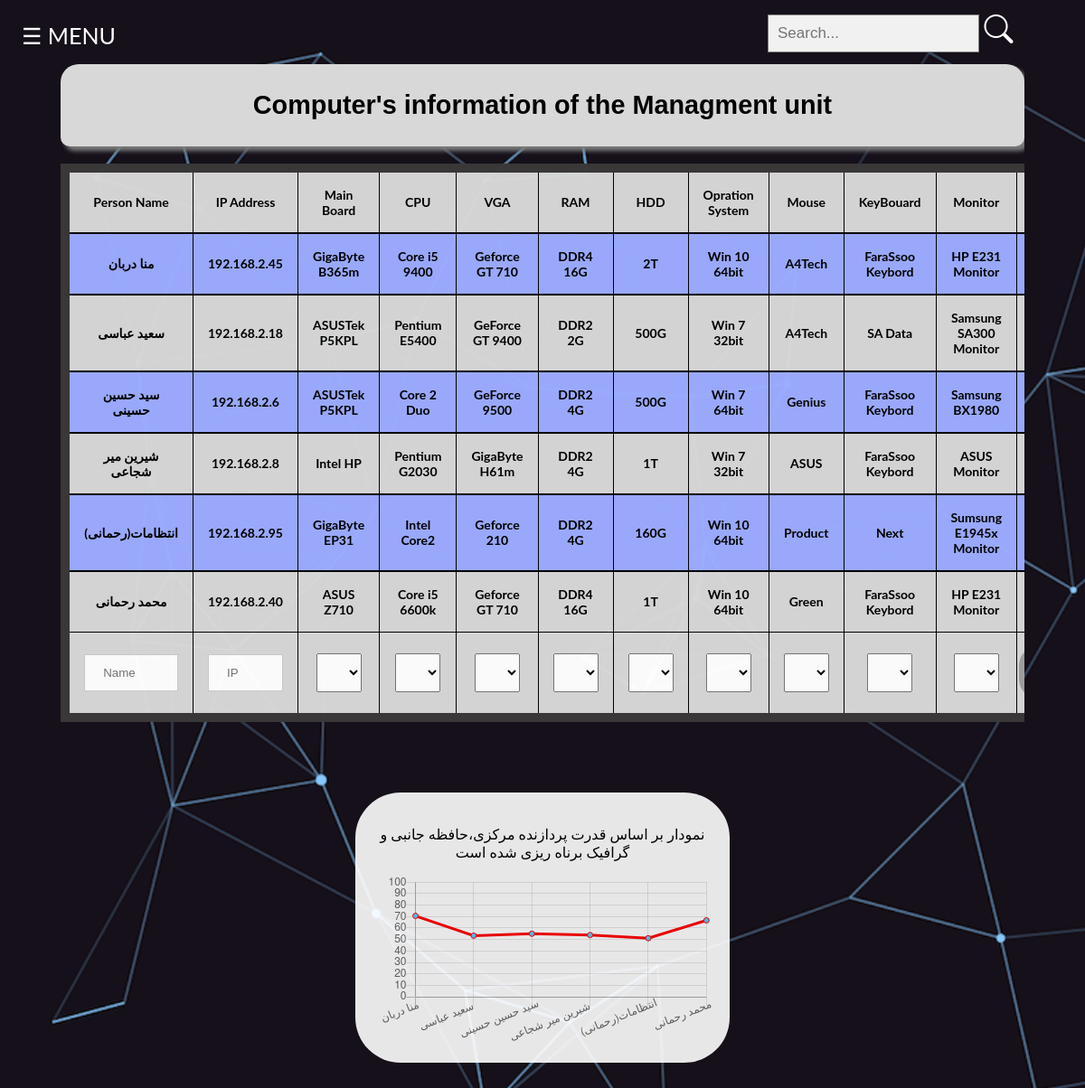
The page /Managment.php (signed in) on the database its author committed.
### tables this page shows
CREATE TABLE IF NOT EXISTS `accessories` (
  `id` int NOT NULL AUTO_INCREMENT,
  `user_fullname` varchar(50) NOT NULL,
  `ipAddress` varchar(50) NOT NULL,
  `mainBoard` varchar(50) NOT NULL,
  `cpu` varchar(50) NOT NULL,
  `VGA` varchar(50) NOT NULL,
  `RAM` varchar(50) NOT NULL,
  `HDD` varchar(50) NOT NULL,
  `Opration_System` varchar(50) NOT NULL,
  `Mouse` varchar(50) NOT NULL,
  `KeyBouard` varchar(50) NOT NULL,
  `Monitor` varchar(50) NOT NULL,
  `department` varchar(50) NOT NULL,
  `reg_username` varchar(30) NOT NULL,
  PRIMARY KEY (`id`)
);

### base.php (called while the page is built, shortened)
<?php
$curPageName = substr($_SERVER["SCRIPT_NAME"], strrpos($_SERVER["SCRIPT_NAME"], "/") + 1);
if (isset($_COOKIE['user'])) {
    $user_acount = $_COOKIE['user'];
} else {
    if ($curPageName != "Login.php") {
        header("Location: Login.php");
        die();
    }
}

### Managment.php (the view, shortened to what this page needs)
<!DOCTYPE html>
<?php
include "init.php";
?>
<link rel="stylesheet" href="https://cdn.jsdelivr.net/npm/bootstrap-icons@1.3.0/font/bootstrap-icons.css">
<head>
  <link href="style/style.css" rel="stylesheet" type="text/css" />
</head>
<body class="bodyMan">
  <div class="searchbox">
    <form id="search" class="search" action="" method="post">
      <input id="inputSearch" type="text" placeholder="Search..." name="inputSearch">
      <span id="btnsearch">
        <i type class="bi bi-search"></i>
      </span>
    </form>
  </div>
  <div id="main">
    <span id="menubtn" style="font-size:25px;cursor:pointer">&#9776; MENU</span>
  </div>
  <div class="boxtable">
    <div class="divheaderTable">
      <h2>Computer's information of the Managment unit </h2>
    </div>
    <br>
    <table>
      <tr>
        <th>Person Name</th>
        <th>IP Address</th>
        <th>Main Board</th>
        <th>CPU</th>
        <th>VGA</th>
        <th>RAM</th>
        <th>HDD</th>
        <th>Opration System</th>
        <th>Mouse</th>
        <th>KeyBouard</th>
        <th>Monitor</th>
        <th>Edit/Delete</th>
      </tr>
      <?php
      $conn = new mysqli($serverName, $userName, $password, $dbName);
      $sql_q = "SELECT * FROM `product`";
      $result = $conn->query($sql_q);
      if ($result->num_rows > 0) {
        $i = 0;
        while ($row = $result->fetch_assoc()) {
          $product_array[$i] = array();
          $product_array[$i]['id'] = $row['id'];
          $product_array[$i]['name'] = $row['name'];
          $product_array[$i]['type'] = $row['type'];
          $product_array[$i]['score'] = $row['score'];
          $i++;
        }
      }
      if (!isset($_POST['inputSearch']) || $_POST['inputSearch'] == "") {
        $sql_q = "SELECT * FROM `accessories` where department='Managment' && reg_username='$user_acount'";
        $result = $conn->query($sql_q);
        if ($result->num_rows > 0) {
          while ($row = $result->fetch_assoc()) {
            $personName = $row['user_fullname'];
            $ipAddress =  $row['ipAddress'];
            $list_hardware = ['mainBoard', 'cpu', 'VGA', 'RAM', 'HDD', 'Opration_System', 'Mouse', 'KeyBouard', 'Monitor'];
            $hardware_name = [];
            foreach ($list_hardware as $hardware) {
              foreach ($product_array as $product) {
                if ($product['id'] == $row[$hardware]) {
                  $product_name = $product['name'];
                  break;
                }
              }
              $hardware_name[$hardware] = $product_name;
            }
            $mainBoard = $hardware_name['mainBoard'];
            $cpu =  $hardware_name['cpu'];
            $vga = $hardware_name['VGA'];
            $ram = $hardware_name['RAM'];
            $hdd = $hardware_name['HDD'];
            $oprationSystem = $hardware_name['Opration_System'];
            $mouse = $hardware_name['Mouse'];
            $keyBoard = $hardware_name['KeyBouard'];
            $monitor = $hardware_name['Monitor'];
            echo "<tr>\n";
            echo "<th>$personName</th>\n";
            echo "<th>$ipAddress</th>\n";
            echo "<th>$mainBoard</th>\n";
            echo "<th>$cpu</th>\n";
            echo "<th>$vga</th>\n";
            echo "<th>$ram</th>\n";
            echo "<th>$hdd</th>\n";
            echo "<th>$oprationSystem</th>\n";
            echo "<th>$mouse</th>\n";
            echo "<th>$keyBoard</th>\n";
            echo "<th>$monitor</th>\n";
            echo "<th>\n";
            echo "</th>\n";
            echo "</tr>\n";
          }
        }
      }
      ?>
      <form action="" method="post">
        <tr>
          <th>
            <input type="text" id="fname" name="fname" placeholder="Name" required>
          </th>
          <th>
            <input type="text" id="iplocal" name="iplocal" placeholder="IP" required>
          </th>
          <th>
            <?php
            echo "<select name='MainbordList' id='MainbordList'>";
            foreach ($product_array as $row) {
              $id = $row['id'];
              $name = $row['name'];
              $type = $row['type'];
              if ($type == "MainBoard") {
                echo "<option value='$id'>$name</option>";
              }
            }
            echo "</select>";
            ?>
          </th>
          <th>
            <?php
            echo "<select name='CpuList' id='CpuList'>";
            foreach ($product_array as $row) {
              $id = $row['id'];
              $name = $row['name'];
              $type = $row['type'];
              if ($type == "CPU") {
                echo "<option value='$id'>$name</option>";
              }
            }
            echo "</select>";
            ?>
          </th>
          <th>
            <?php
            echo "<select name='VGAList' id='VGAList'>";
            foreach ($product_array as $row) {
              $id = $row['id'];
              $name = $row['name'];
              $type = $row['type'];
              if ($type == "VGA") {
                echo "<option value='$id'>$name</option>";
              }
            }
            echo "</select>";
            ?>
          </th>
          <th>
            <?php
            echo "<select name='RAMList' id='RAMList'>";
            foreach ($product_array as $row) {
              $id = $row['id'];
              $name = $row['name'];
              $type = $row['type'];
              if ($type == "RAM") {
                echo "<option value='$id'>$name</option>";
              }
            }
            echo "</select>";
            ?>
          </th>
          <th>
            <?php
            echo "<select name='HDDList' id='HDDList'>";
            foreach ($product_array as $row) {
              $id = $row['id'];
              $name = $row['name'];
              $type = $row['type'];
              if ($type == "HDD") {
                echo "<option value='$id'>$name</option>";
              }
            }
            echo "</select>";
            ?>
          </th>
          <th>
            <?php
            echo "<select name='OsList' id='OsList'>";
            foreach ($product_array as $row) {
              $id = $row['id'];
              $name = $row['name'];
              $type = $row['type'];
              if ($type == "OprationSystem") {
                echo "<option value='$id'>$name</option>";
              }
            }
            echo "</select>";
            ?>
          </th>
          <th>
            <?php
            echo "<select name='MouseList' id='MouseList'>";
            foreach ($product_array as $row) {
              $id = $row['id'];
              $name = $row['name'];
              $type = $row['type'];
              if ($type == "Mouse") {
                echo "<option value='$id'>$name</option>";
              }
            }
            echo "</select>";
            ?>
          </th>
          <th>
            <?php
            echo "<select name='keyBoardList' id='keyBoardList'>";
            foreach ($product_array as $row) {
              $id = $row['id'];
              $name = $row['name'];
              $type = $row['type'];
              if ($type == "KeyBoard") {
                echo "<option value='$id'>$name</option>";
              }
            }
            echo "</select>";
            ?>
          </th>
          <th>
            <?php
            echo "<select name='MonitorList' id='MonitorList'>";
            foreach ($product_array as $row) {
              $id = $row['id'];
              $name = $row['name'];
              $type = $row['type'];
              if ($type == "Monitor") {
                echo "<option value='$id'>$name</option>";
              }
            }
            echo "</select>";
            ?>
          </th>
          <th class="editDeleteRow">
            <input class="buttonInsert3" type="submit" value="Insert Data">
          </th>
        </tr>
    </table>
    <br>
  </div>
  <div class="Chart">
    <p>نمودار بر اساس قدرت پردازنده مرکزی،حافظه جانبی و گرافیک برناه ریزی شده است</p>
    <canvas id="myChart" style="width:100%;max-width:1000px"></canvas>
    <?php
    $result = $conn->query($sql_q);
    $users = [];
    $scores = [];
    if ($result->num_rows > 0) {
      while ($row = $result->fetch_assoc()) {
        array_push($users, $row);
        $list_hardware = ['mainBoard', 'cpu', 'VGA', 'RAM', 'HDD', 'Opration_System', 'Mouse', 'KeyBouard', 'Monitor'];
        $sum_score = 0;
        foreach ($list_hardware as $item) {
          foreach ($product_array as $product) {
            if ($product['id'] == $row[$item]) {
              $sum_score += $product['score'];
            }
          }
        }
        $sum_score = ($sum_score) / 9;
        array_push($scores, $sum_score);
      }
    }
    ?>
    <script>
      <?php
      $txt = 'var xValues = [';
      foreach ($users as $user) {
        $name = $user['user_fullname'];
        $txt .= "'$name',";
      }
      $txt .= '];';
      echo $txt;
      $txt = 'var yValues = [';
      foreach ($scores as $score) {
        $txt .= "$score,";
      }
      $txt .= '];';
      echo $txt;
      ?>
      new Chart("myChart", {
        type: "line",
        data: {
          labels: xValues,
          datasets: [{
            fill: false,
            lineTension: 0,
            backgroundColor: "rgba(95,200,250,1.0)",
            borderColor: "rgba(255,0,0,1.0)",
            data: yValues
          }]
        },
        options: {
          legend: {
            display: false
          },
          scales: {
            yAxes: [{
              ticks: {
                min: 0,
                max: 100
              }
            }],
          }
        }
      });
    </script>
  </div>
</body>
</html>

### style/style.css (style rules this page uses)
body { background-image: url("../img/main_pic.jpg"); background-repeat: no-repeat; background-attachment: fixed; background-size: cover; border: 0px; opacity: 1; }
.bodyMan { background-image: url("../img/mainbg.png"); background-repeat: no-repeat; background-attachment: fixed; background-size: cover; border: 0px; opacity: 1; }
.buttonInsert3 { border: 0px solid rgb(94, 94, 94); border-radius: 20px 20px 20px 20px; padding: 20px; text-align: center; font-size: 1em; font-weight: bolder; font-family: 'Franklin Gothic Medium', 'Arial Narrow', Arial, sans-serif; background-color: rgb(156, 156, 156); opacity: 0.9; box-shadow: 10px 10px 5px rgb(66, 66, 66); display: block; }
body { font-family: Arial, Helvetica, sans-serif; }
input[type=text], input[type=password] { width: 100%; padding: 12px 20px; margin: 8px 0; display: inline-block; border: 1px solid #ccc; box-sizing: border-box; }
* { box-sizing: border-box; }
body { background-color: #474e5d; font-family: Helvetica, sans-serif; }
table { border-radius: 30px 30px 30px 30px; background-color: #d8d8d8; border-collapse: collapse; border-spacing: 0; width: 80%; border: 10px solid rgb(59, 57, 57); opacity: 0.98; font-size: 14px; }
th, td { text-align: center; padding: 16px; font-style: bold; border: 1px solid black; }
tr:nth-child(even) { background-color: rgb(157, 172, 255); border: 2px solid black; }
.boxtable { width: 90%; margin: 0 auto; overflow-x: auto; }
.divheaderTable { background-color: #d8d8d8; border-radius: 20px 20px 10px 10px; font-family: Verdana, Geneva, Tahoma, sans-serif; font-size: larger; padding: 5px; box-shadow: 5px 5px 5px rgb(124, 124, 124); text-align: center; }
.boxtable table { width: 90%; margin: 0 auto; overflow-x: auto; }
.Chart { background-color: rgb(255, 255, 255); text-align: center; margin: 5% auto 15% auto; width: 35%; height: auto; padding: 20px; border-radius: 50px 50px; opacity: 0.9; }
body { font-family: "Lato", sans-serif; transition: background-color 0.5s; }
#main { transition: margin-left 1.5s; padding: 16px; color: #ffffff; }
.editDeleteRow { padding: 2px; border-radius: 10px; }
.searchbox { font-family: Arial; }
form.search { float: right; max-width: 350px; padding-right: 50px; }
form.search input[type=text] { padding: 10px; font-size: 17px; border: 1px solid grey; float: left; width: 80%; background: #f1f1f1; }
form.search::after { content: ""; clear: both; display: table; }
#btnsearch { width: 50px; height: 50px; display: inline-block; margin-top: 7px; }
#btnsearch i { padding: 5px; font-size: 2rem; color: white; }
th select { padding: 12px 20px; width: 50px; }

### rows shown on the page
accessories: user_fullname "منا دربان", ipAddress "192.168.2.45", mainBoard "GigaByte B365m", cpu "Core i5 9400", vga "Geforce GT 710", ram "DDR4 16G", hdd "2T", oprationSystem "Win 10 64bit", mouse "A4Tech", keyBoard "FaraSsoo Keybord", monitor "HP E231 Monitor"
accessories: user_fullname "سعید عباسی", ipAddress "192.168.2.18", mainBoard "ASUSTek P5KPL", cpu "Pentium E5400", vga "GeForce GT 9400", ram "DDR2 2G", hdd "500G", oprationSystem "Win 7 32bit", mouse "A4Tech", keyBoard "SA Data", monitor "Samsung SA300 Monitor"
accessories: user_fullname "سید حسین حسینی", ipAddress "192.168.2.6", mainBoard "ASUSTek P5KPL", cpu "Core 2 Duo", vga "GeForce 9500", ram "DDR2 4G", hdd "500G", oprationSystem "Win 7 64bit", mouse "Genius", keyBoard "FaraSsoo Keybord", monitor "Samsung BX1980"
accessories: user_fullname "شیرین میر شجاعی", ipAddress "192.168.2.8", mainBoard "Intel HP", cpu "Pentium G2030", vga "GigaByte H61m", ram "DDR2 4G", hdd "1T", oprationSystem "Win 7 32bit", mouse "ASUS", keyBoard "FaraSsoo Keybord", monitor "ASUS Monitor"
accessories: user_fullname "انتظامات(رحمانی)", ipAddress "192.168.2.95", mainBoard "GigaByte EP31", cpu "Intel Core2", vga "Geforce 210", ram "DDR2 4G", hdd "160G", oprationSystem "Win 10 64bit", mouse "Product", keyBoard "Next", monitor "Sumsung E1945x Monitor"
accessories: user_fullname "محمد رحمانی", ipAddress "192.168.2.40", mainBoard "ASUS Z710", cpu "Core i5 6600k", vga "Geforce GT 710", ram "DDR4 16G", hdd "1T", oprationSystem "Win 10 64bit", mouse "Green", keyBoard "FaraSsoo Keybord", monitor "HP E231 Monitor"

### other values the page prints
form field MainbordList "ASUSTek P5KPL"
form field CpuList "Core 2 Duo"
form field VGAList "GeForce 9500"
form field RAMList "DDR2 4G"
form field HDDList "500G"
form field OsList "Win 7 64bit"
form field MouseList "Genius"
form field keyBoardList "FaraSsoo Keybord"
form field MonitorList "Samsung BX1980"
chart data {{ $txt }} var yValues = [70.555555555556,53.333333333333,55,53.888888888889,51.111111111111,66.666666666667,];
